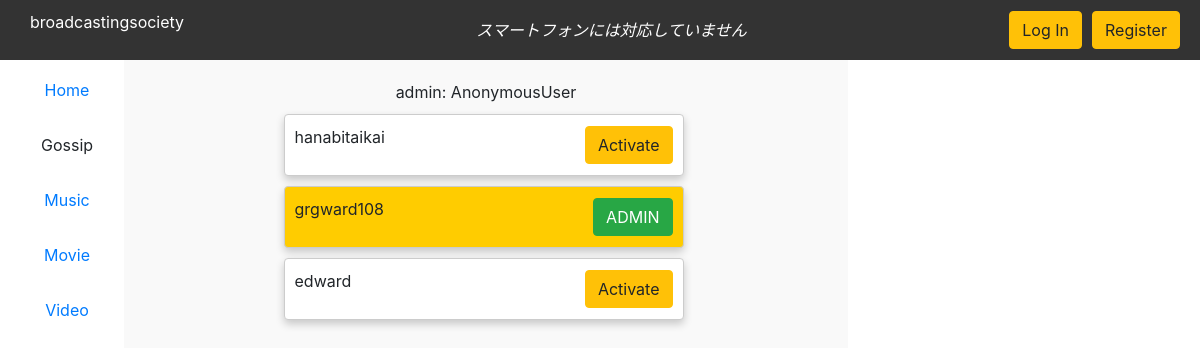
Page /adminview on the earlier database version.
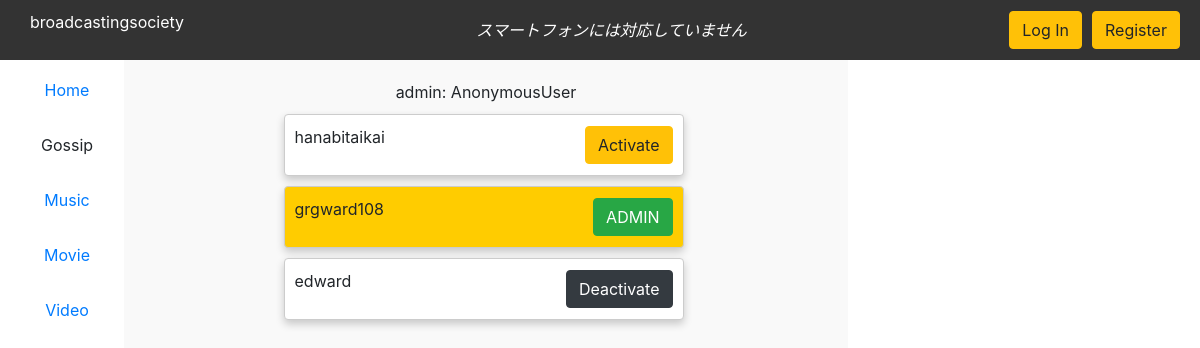
Same page on the later database version.
### myapp/models.py (models this page shows)
class Member(models.Model):
    member = models.OneToOneField(User, on_delete= models.CASCADE, related_name="users")
    isactive = models.BooleanField(default = False)
    isadmin = models.BooleanField(default = False)
    bio = models.TextField(max_length= 500, blank=True)
    profilepicture = models.URLField(max_length = 300, default="https://cdn.pixabay.com/photo/2017/11/10/05/48/user-2935527_960_720.png")
    def __str__(self):
          return f"{self.member}"

class User(AbstractUser):
    pass

### myapp/views.py (the view)
# urls.py: path("adminview", views.admin, name="admin"),
def admin(request):
    member = Member.objects.all()
    return render(request, 'admin.html', {
        "member" : member
    })

### myapp/templates/admin.html (shortened to what this page needs)
{% extends "layout.html" %}
{% load static %}
{% block script %}
    <link rel="stylesheet" href="{% static 'post.css' %}">
{% endblock %}
{% block body %}
<div>admin: {{request.user}}</div>
{% for obj in member %}
<div class="li-data-list" style="justify-content: space-between">
    <div>
        <p> {{obj}}  </p>
    </div>
    <div>
        {% if obj.isactive %}
            {% if obj.isadmin %}
            <button class="btn btn-success">ADMIN</button>
            {% else %}
            <a href="{% url 'activate' obj.id %}"><button class="btn btn-dark">Deactivate</button></a>
            {% endif %}
        {% else %}
            <a href="{% url 'activate' obj.id  %}"><button class="btn btn-warning">Activate</button></a>
        {% endif %}
    </div>
</div>
{% endfor %}
{% endblock %}

Differences in the rows shown:
changed Member "edward": isactive "Activate" → "Deactivate"
